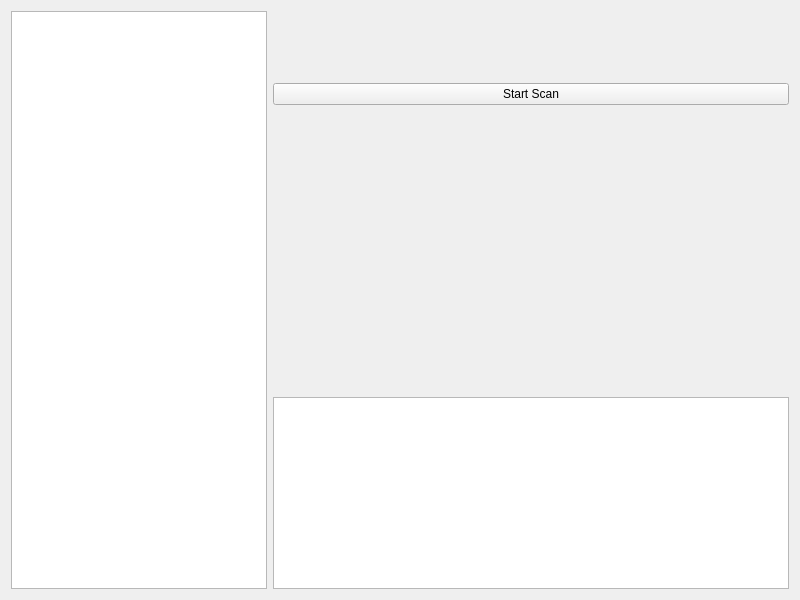
<?xml version="1.0" encoding="UTF-8"?>
<ui version="4.0">
 <class>Widget</class>
 <widget class="QWidget" name="Widget">
  <property name="geometry">
   <rect>
    <x>0</x>
    <y>0</y>
    <width>800</width>
    <height>600</height>
   </rect>
  </property>
  <property name="windowTitle">
   <string>Widget</string>
  </property>
  <layout class="QGridLayout" name="gridLayout_2">
   <item row="0" column="0">
    <widget class="QTreeView" name="treeView">
     <property name="sizePolicy">
      <sizepolicy hsizetype="Maximum" vsizetype="Preferred">
       <horstretch>0</horstretch>
       <verstretch>0</verstretch>
      </sizepolicy>
     </property>
     <property name="rootIsDecorated">
      <bool>true</bool>
     </property>
     <property name="itemsExpandable">
      <bool>true</bool>
     </property>
     <attribute name="headerVisible">
      <bool>false</bool>
     </attribute>
    </widget>
   </item>
   <item row="0" column="1">
    <layout class="QGridLayout" name="gridLayout">
     <item row="1" column="0" colspan="2">
      <widget class="QPushButton" name="pushButton">
       <property name="text">
        <string>Start Scan</string>
       </property>
      </widget>
     </item>
     <item row="4" column="0">
      <widget class="QLabel" name="label_3">
       <property name="font">
        <font>
         <pointsize>12</pointsize>
        </font>
       </property>
       <property name="text">
        <string/>
       </property>
      </widget>
     </item>
     <item row="3" column="1">
      <widget class="QLabel" name="label_8">
       <property name="font">
        <font>
         <pointsize>12</pointsize>
        </font>
       </property>
       <property name="text">
        <string/>
       </property>
      </widget>
     </item>
     <item row="7" column="0" colspan="2">
      <widget class="QTextEdit" name="textEdit">
       <property name="sizePolicy">
        <sizepolicy hsizetype="Preferred" vsizetype="Preferred">
         <horstretch>0</horstretch>
         <verstretch>0</verstretch>
        </sizepolicy>
       </property>
       <property name="font">
        <font>
         <pointsize>12</pointsize>
        </font>
       </property>
      </widget>
     </item>
     <item row="4" column="1">
      <widget class="QLabel" name="label">
       <property name="font">
        <font>
         <pointsize>12</pointsize>
        </font>
       </property>
       <property name="text">
        <string/>
       </property>
      </widget>
     </item>
     <item row="0" column="0">
      <widget class="QLabel" name="label_6">
       <property name="font">
        <font>
         <pointsize>12</pointsize>
        </font>
       </property>
       <property name="text">
        <string/>
       </property>
      </widget>
     </item>
     <item row="6" column="1">
      <widget class="QLabel" name="label_4">
       <property name="font">
        <font>
         <pointsize>12</pointsize>
        </font>
       </property>
       <property name="text">
        <string/>
       </property>
      </widget>
     </item>
     <item row="0" column="1">
      <widget class="QLabel" name="label_5">
       <property name="font">
        <font>
         <pointsize>12</pointsize>
        </font>
       </property>
       <property name="text">
        <string/>
       </property>
      </widget>
     </item>
     <item row="6" column="0">
      <widget class="QLabel" name="label_2">
       <property name="font">
        <font>
         <pointsize>12</pointsize>
        </font>
       </property>
       <property name="text">
        <string/>
       </property>
      </widget>
     </item>
     <item row="3" column="0">
      <widget class="QLabel" name="label_7">
       <property name="font">
        <font>
         <pointsize>12</pointsize>
        </font>
       </property>
       <property name="text">
        <string/>
       </property>
      </widget>
     </item>
     <item row="2" column="0">
      <widget class="QLabel" name="label_9">
       <property name="font">
        <font>
         <pointsize>12</pointsize>
        </font>
       </property>
       <property name="text">
        <string/>
       </property>
      </widget>
     </item>
     <item row="2" column="1">
      <widget class="QLabel" name="label_10">
       <property name="font">
        <font>
         <pointsize>12</pointsize>
        </font>
       </property>
       <property name="text">
        <string/>
       </property>
      </widget>
     </item>
    </layout>
   </item>
  </layout>
 </widget>
 <resources/>
 <connections/>
</ui>
